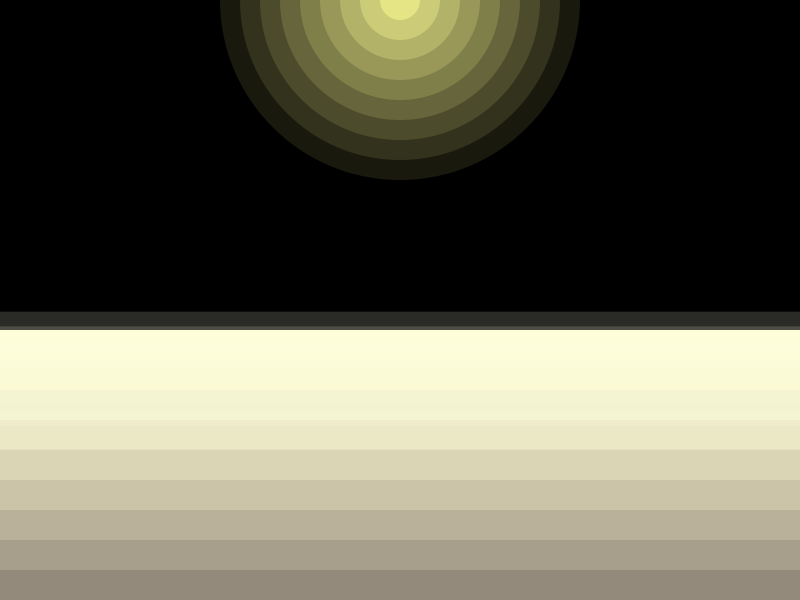
Frame 1 (no input)
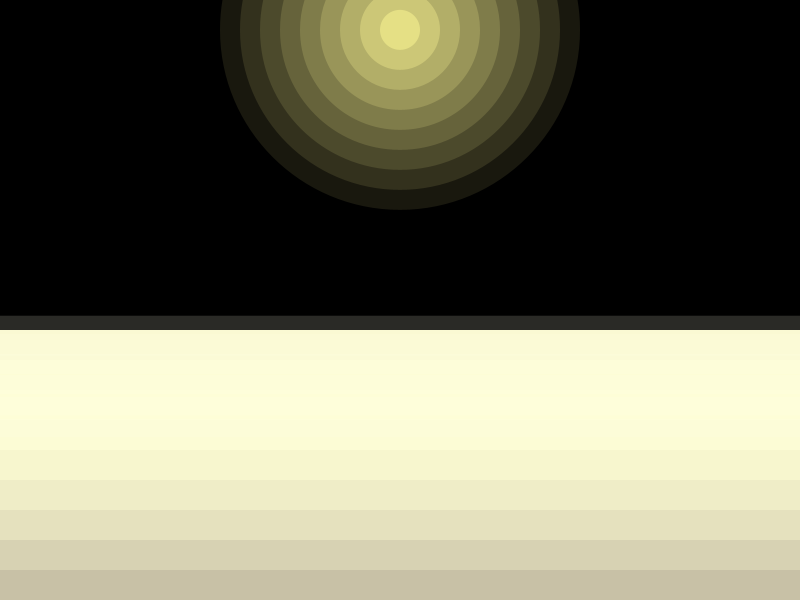
Frame 60 (the mouse pressed at the canvas centre just before this capture)
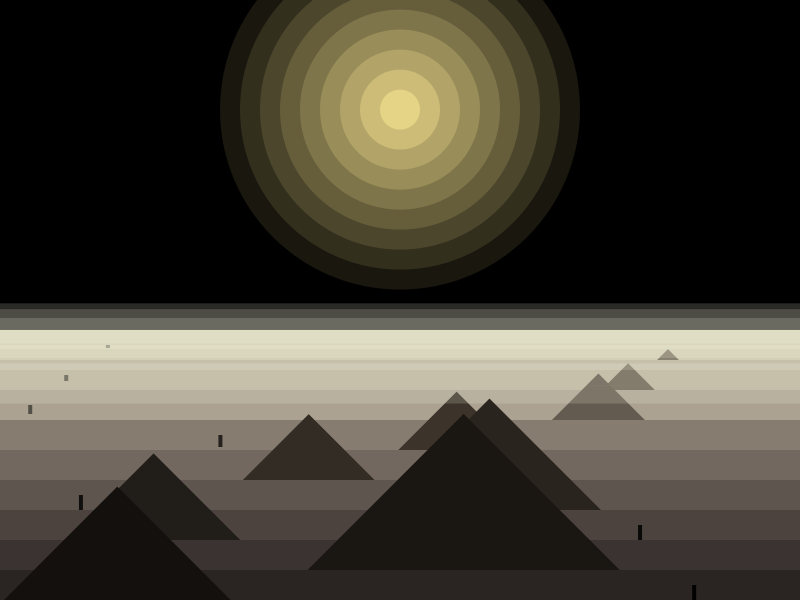
Frame 120 (the mouse held since frame 60 and released just before this capture)

The Processing sketch that drew these frames (run headless with seeded random() and noise(); from frame 60 on, the mouse is pressed at the canvas centre):

// Processing sketch: processing_52550
// ── processing_52550.pde

/* OpenProcessing Tweak of *@*http://www.openprocessing.org/sketch/52550*@* */
/* !do not delete the line above, required for linking your tweak if you upload again */
/**
Desert Crossing
by Daniel Buschek
February, 2012

Move the mouse horizontally to control the flow of time.
*/


int numSteps = 10;
float[] rnd = new float[numSteps];

void setup() {

  size(800, 600);
  frameRate(30);
  smooth();
  noStroke();
  colorMode(HSB, 360);
  for (int i = 0; i < numSteps; i++)
    rnd[i] = random(0, 1);
}

void draw() {
  
  background(0);  
  
  float speed = max(0.25, mouseX/(float)width * 3);
  float maxStep = numSteps;
  
  for (int i = 1; i < numSteps; i++) {
    
    float cycle = (1+sin(-HALF_PI + frameCount*0.03*speed))/2;
    fill(60 * (1-cycle), 150, i/maxStep * 360); 
    ellipse(width/2, height * cycle, 
    (1-i/maxStep) * width/2.0, (1-i/maxStep) * width/2.0);
  }
  
  for (int i = numSteps-1; i > 0; i--) { 
    
    float cycle = (1+sin(i/maxStep/4.0 * TWO_PI + frameCount*0.03*speed))/2;
    float cycle2 = (frameCount*(1+maxStep*maxStep-i*i)*speed/20)%(width*2);
    
    fill(60 * cycle, 60, 360 * cycle);
    
    rect(0, height - i/maxStep * height/2, width, height/2/maxStep);    
    fill(30, 100, 160 * cycle);
    
    pushMatrix();
    translate(width + rnd[i]*width/2 - cycle2, 
    height - i/maxStep * height/2 + height/2.0/maxStep);
    beginShape(); 
    vertex(0, 0); 
    vertex(200 * (1+rnd[i]) * (1-i/maxStep), 0); 
    vertex(100 * (1+rnd[i]) * (1-i/maxStep), -100 * (1+rnd[i]) * (1-i/maxStep)); 
    endShape(CLOSE);
    popMatrix();
    
    fill(0, 200 + (1-i/maxStep) * 160);
    rect(-rnd[i]*width + cycle2, 
    height - i/maxStep * height/2 + height/4.0/maxStep, 4, height/2.0/maxStep * (1-i/maxStep));
    
    fill(60, 30, 360, 60);
    rect(0, height/2 + i/maxStep*height/3 * cycle, width, 40);   
  }
}
